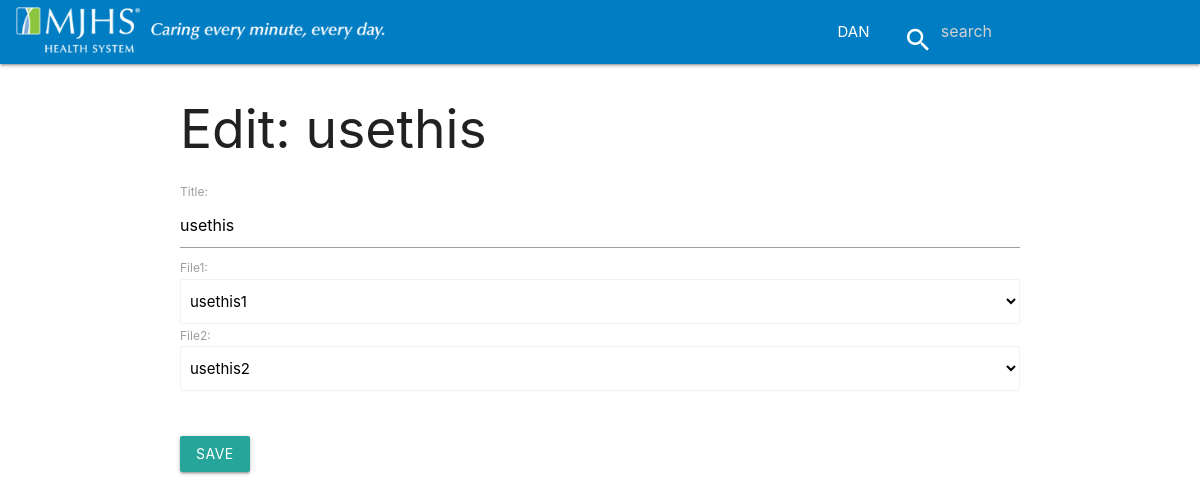
Page /edit/comparelist/9/ (signed in) on the committed database.
### analyze/models.py (models this page shows, shortened)
class Compare(models.Model):
    title = models.CharField(max_length=500)
    file1 = models.ForeignKey(File, related_name='compareFile1')
    file2 = models.ForeignKey(File, related_name='compareFile2')
    date = models.DateTimeField(auto_now_add=True)

### analyze/views.py (the view)
# urls.py: url(r'^edit/comparelist/(?P<id>\d+)/$', views.edit_compare_list, name='edit_compare_list'),
def edit_compare_list(request, id):
    if request.user.is_authenticated and request.user.is_superuser:
        compareobj = Compare.objects.get(id=id)
        if request.method == 'POST':
            form = CompareGroupForm(request.POST, instance=compareobj)
            if form.is_valid():
                data = form.save(commit=False)
                data.save()
                return redirect("analyze:comparelist")
        else:
            form = CompareGroupForm(instance=compareobj)
        return render(request, 'analyze/edit-compare.html', {'form': form, 'compareobj': compareobj})
    else:
        return redirect("analyze:home")

### analyze/forms.py
class CompareGroupForm(forms.ModelForm):
    file1 = forms.ModelChoiceField(queryset=File.objects.all(), widget=forms.Select(attrs={'class':'form-control browser-default'}))
    file2 = forms.ModelChoiceField(queryset=File.objects.all(), widget=forms.Select(attrs={'class':'form-control browser-default'}))
    class Meta:
        model = Compare
        fields = ('title', 'file1', 'file2')

### analyze/models.py (called while the page is built)
    def __str__(self):
        return self.name

### analyze/templates/analyze/edit-compare.html (shortened to what this page needs)
{% extends 'analyze/base.html' %}
{% block content %}
<div class="container">
    <h2>Edit: {{ compareobj.title }}</h2>
    <form action="" method="post" enctype="multipart/form-data">
        {{ form }}
        <br><br>
        <input type="submit" value="Save" class="btn">
    </form>
</div>
{% endblock %}

### analyze/templates/analyze/base.html (shortened to what this page needs)
  <!DOCTYPE html>
  <html>
    <head>
          <link rel="stylesheet" href="https://cdnjs.cloudflare.com/ajax/libs/materialize/1.0.0-beta/css/materialize.min.css">
      {% load staticfiles %}
      <link rel="stylesheet" href="{% static 'css/style.css' %}">
    </head>
<body>
    <nav style="background: #007DC3;">
        <div class="nav-wrapper">
          <a href="{% url 'analyze:home' %}" class="brand-logo red-text"><img src="{% static 'images/logo.png' %}" alt="Logo" width="400"></a>
            <ul class="hide-on-med-and-down right">
                {% if request.user.is_authenticated %}
                <li><a class='dropdown-trigger white-text' href='#' data-target='dropdown1'>{{ request.user.username |upper }}</a></li>
                {% else %}
                <li><a href="{% url 'accounts:login' %}" class="white-text">Login</a></li>
                {% endif %}
                <li>
                   <div class="center row">
                      <div class="col s12 " >
                        <div class="row" id="topbarsearch">
                          <form action="{% url 'analyze:home' %}" method="get" enctype="multipart/form-data">
                          <div class="input-field col s6 s12 white-text">
                            <i class="white-text material-icons prefix">search</i>
                            <input type="text" placeholder="search" name="query" id="autocomplete-input" class="autocomplete white-text" >
                            </div>
                          </form>
                          </div>
                        </div>
                      </div>
                  </li>
            </ul>
        </div>
      </nav>
    {% block content %}
    {% endblock %}
    </body>
</html>

### analyze/static/css/style.css (style rules this page uses)
nav ul a, nav .brand-logo { color: #444; }

### rows in the picture
Compare: title "usethis", file1 "usethis1", file2 "usethis2"

### other values in the picture
{{ request.user.username |upper }} "DAN"
